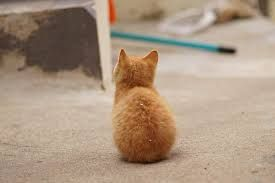
//> input picture Project1/test.png, 275 x 183 px
$ ./OpenCV_Image   (built with g++ and OpenCV 4)
//> lines starting //> are read from the running program, lines starting //| are printed output that depends on the picture; after the words box and inside, x2 and y2 are one past the last pixel; in counts of white or black regions, pixels touching at a corner belong together
### Project1/pch.h
// 시작을 위한 팁:
//   1. [솔루션 탐색기] 창을 사용하여 파일을 추가/관리합니다.
//   2. [팀 탐색기] 창을 사용하여 소스 제어에 연결합니다.
//   3. [출력] 창을 사용하여 빌드 출력 및 기타 메시지를 확인합니다.
//   4. [오류 목록] 창을 사용하여 오류를 봅니다.
//   5. [프로젝트] > [새 항목 추가]로 이동하여 새 코드 파일을 만들거나, [프로젝트] > [기존 항목 추가]로 이동하여 기존 코드 파일을 프로젝트에 추가합니다.
//   6. 나중에 이 프로젝트를 다시 열려면 [파일] > [열기] > [프로젝트]로 이동하고 .sln 파일을 선택합니다.

#ifndef PCH_H
#define PCH_H

// TODO: 여기에 미리 컴파일하려는 헤더 추가

#endif //PCH_H

### Project1/OpenCV_Image.cpp
#include "pch.h"
#include "opencv2/opencv.hpp"
#include <iostream>
#include <string>

using namespace cv;
using namespace std;


//Contour 영역 내에 텍스트 쓰기
void setLabel(Mat& image, string str, vector<Point> contour)
{
	int fontface = FONT_HERSHEY_SIMPLEX;
	double scale = 0.5;
	int thickness = 1;
	int baseline = 0;

	Size text = getTextSize(str, fontface, scale, thickness, &baseline);
	Rect r = boundingRect(contour);

	Point pt(r.x + ((r.width - text.width) / 2), r.y + ((r.height + text.height) / 2));
	rectangle(image, pt + Point(0, baseline), pt + Point(text.width, -text.height), CV_RGB(200, 200, 200), cv::FILLED);
	putText(image, str, pt, fontface, scale, CV_RGB(0, 0, 0), thickness, 8);
}


int main(int, char**)
{
	Mat img_input, img_result, img_gray;

	//이미지파일을 로드하여 image에 저장
	img_input = imread("test.png", IMREAD_COLOR);
//> img_input is the input picture: 183 rows x 275 cols, CV_8UC3; mean B, G, R 128.7, 149.2, 171.2
	if (img_input.empty())
	{
		cout << "Could not open or find the image" << std::endl;
		return -1;
	}


	//그레이스케일 이미지로 변환
	cvtColor(img_input, img_gray, COLOR_BGR2GRAY);
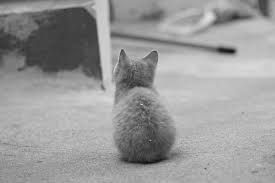
//> img_gray: 183 rows x 275 cols, CV_8UC1; min 14, max 231, mean 153.4

	//이진화 이미지로 변환
	Mat binary_image;
	threshold(img_gray, img_gray, 125, 255, THRESH_BINARY_INV | THRESH_OTSU);
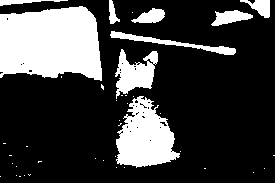
//> img_gray: 183 rows x 275 cols, CV_8UC1; 24.7% white; 41 white regions (32 under 20 px)

	//contour를 찾는다.
	vector<vector<Point> > contours;
	findContours(img_gray, contours, RETR_LIST, CHAIN_APPROX_SIMPLE);
//> contours = 78 contours, 68 with area under 20; largest, box (x1, y1, x2, y2) and area: (0, 6, 102, 81) 6192, (116, 96, 180, 168) 2819, (115, 49, 158, 99) 1064, (110, 31, 236, 55) 512, (211, 10, 253, 26) 340

	//contour를 근사화한다.
	vector<Point2f> approx;
	img_result = img_input.clone();

	for (size_t i = 0; i < contours.size(); i++)
	{
		approxPolyDP(Mat(contours[i]), approx, arcLength(Mat(contours[i]), true)*0.02, true);

		if (fabs(contourArea(Mat(approx))) > 100)  //면적이 일정크기 이상이어야 한다.
		{

			int size = approx.size();

			//Contour를 근사화한 직선을 그린다.
			if (size % 2 == 0) {
				line(img_result, approx[0], approx[approx.size() - 1], Scalar(0, 255, 0), 3);

				for (int k = 0; k < size - 1; k++)
					line(img_result, approx[k], approx[k + 1], Scalar(0, 255, 0), 3);

				for (int k = 0; k < size; k++)
					circle(img_result, approx[k], 3, Scalar(0, 0, 255));
			}
			else {
				line(img_result, approx[0], approx[approx.size() - 1], Scalar(0, 255, 0), 3);

				for (int k = 0; k < size - 1; k++)
					line(img_result, approx[k], approx[k + 1], Scalar(0, 255, 0), 3);

				for (int k = 0; k < size; k++)
					circle(img_result, approx[k], 3, Scalar(0, 0, 255));
			}


			//도형을 판정한다.
			if (size == 3)
				setLabel(img_result, "triangle", contours[i]); //삼각형

			//이하는 해당 꼭지점을 가진 convex라면 찾는 도형
			else if (size == 4 && isContourConvex(Mat(approx)))
				setLabel(img_result, "rectangle", contours[i]); //사각형

			else if (size == 5 && isContourConvex(Mat(approx)))
				setLabel(img_result, "pentagon", contours[i]); //오각형

			else if (size == 6 && isContourConvex(Mat(approx)))
				setLabel(img_result, "hexagon", contours[i]);  //육각형

			else if (size == 10 && isContourConvex(Mat(approx)))
				setLabel(img_result, "decagon", contours[i]);    //십각형

			//위 조건에 해당 안되는 경우는 찾아낸 꼭지점 갯수를 표시
			else setLabel(img_result, to_string(approx.size()), contours[i]);
		}
	}
//> this loop made 78 passes
//> (size, text in setLabel, r in setLabel, pt in setLabel) on passes 52, 69, 73, 74, 75, 76, 77, 78: (8, Size(11, 12), Rect(116, 96, 64, 72), Point(142, 138)), (8, Size(11, 12), Rect(115, 49, 43, 50), Point(131, 80)), (7, Size(11, 12), Rect(211, 10, 42, 16), Point(226, 24)), (10, Size(21, 12), Rect(131, 8, 34, 15), Point(137, 21)), (6, Size(11, 12), Rect(0, 6, 102, 75), Point(45, 49)), (8, Size(11, 12), Rect(240, 0, 30, 18), Point(249, 15)), (8, Size(11, 12), Rect(109, 0, 11, 24), Point(109, 18)), (3, Size(59, 12), Rect(0, 0, 68, 6), Point(4, 9))
//> approx on passes 1 to 6: 2 Points (x, y): [19, 176], [20, 176], 1 Point (x, y): [0, 176], 1 Point (x, y): [24, 175], 1 Point (x, y): [16, 175], 4 Points (x, y): [28, 174], [29, 175], [30, 174], [29, 175], 1 Point (x, y): [253, 172]
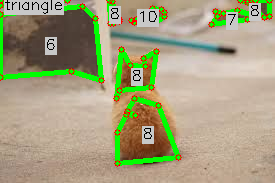
//> img_result: 183 rows x 275 cols, CV_8UC3; 13.41% of pixels changed, all inside (x1, y1, x2, y2) = (0, 0, 273, 167)
//> after the loop, approx = 3 Points (x, y): [0, 5], [67, 0], [0, 0]

	imshow("input", img_input);
	imshow("result", img_result);


	waitKey(0);


	return 0;
}
